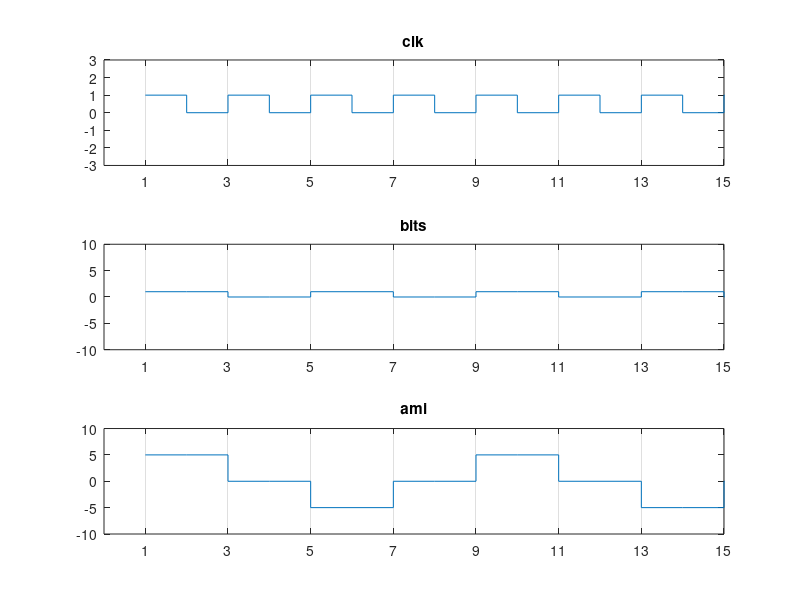

Recreate this plot in MATLAB.
clc
clear all
s =[1 0 1 0 1 0 1 0 1 1 1 1 0 0 1 1 0 1 0 0 1 0 1 0 1 0 1 0 1 1 1 1 0 0 1 1 0 1 0 0];
s(length(s)+1) = 0;
y = [];
clk = [];
prev =0 %prev 0 means previously 1 was coded as negative
        %prev 1 means previously 1 was coded as positive
for (x=1:1:length(s))
    if (s(x)==1 && prev==0)
        y=[y,5];
        prev=1;
    elseif(s(x)==1 && prev==1)
        y=[y,-5];
        prev=0;
    else
        y=[y,0];
    end
end

for(x=1:1:length(s))
    clk = [clk,1];
    clk = [clk,0];
end

s = repelem(s,2);
y = repelem(y,2);
subplot(3,1,1);
stairs(clk);
title('clk');
set(gca,'Xgrid','on');
set(gca,'Xtick',[1:2:length(s)]);
axis([0 15 -3 3]);

subplot(3,1,2);
stairs(s);
title('bits');
set(gca,'Xgrid','on');
set(gca,'Xtick',[1:2:length(s)]);
axis([0 15 -10 10]);

subplot(3,1,3);
stairs(y);
title('ami');
set(gca,'Xgrid','on');
set(gca,'Xtick',[1:2:length(s)]);
axis([0 15 -10 10]);
    
